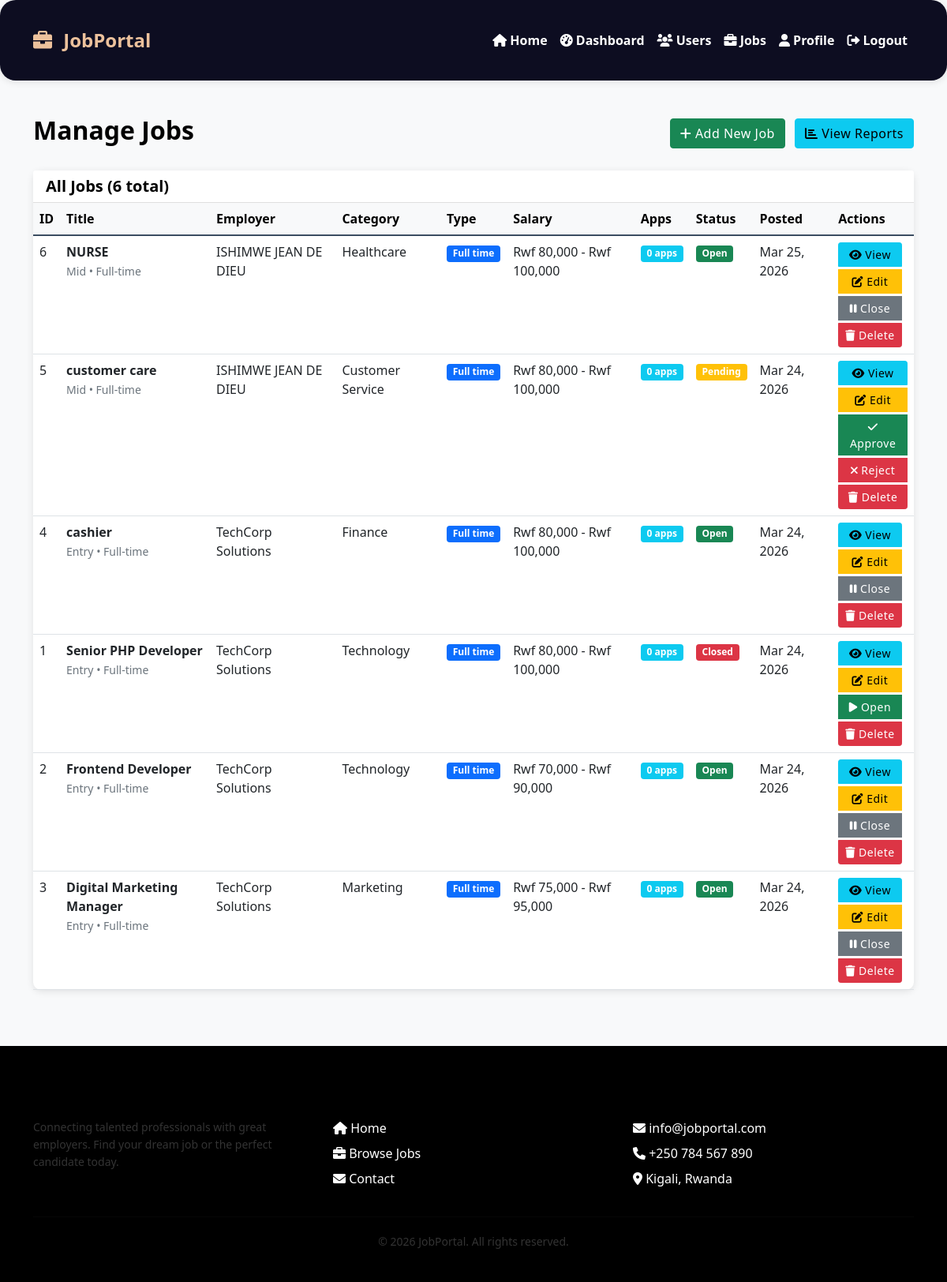
Screenshot of /admin/manage_jobs.php (signed in) with the database file from the repository.
### tables this page shows
CREATE TABLE `jobs` (
  `id` int(11) NOT NULL AUTO_INCREMENT,
  `employer_id` int(11) NOT NULL,
  `category_id` int(11) DEFAULT NULL,
  `title` varchar(100) NOT NULL,
  `description` text NOT NULL,
  `requirements` text NOT NULL,
  `salary` varchar(50) DEFAULT NULL,
  `location` varchar(100) DEFAULT NULL,
  `job_type` enum('full-time','part-time','contract','internship') DEFAULT 'full-time',
  `experience_level` enum('entry','mid','senior','lead') DEFAULT 'entry',
  `status` enum('open','closed','pending') DEFAULT 'pending',
  `start_date` date DEFAULT NULL,
  `end_date` date DEFAULT NULL,
  `created_at` timestamp NOT NULL DEFAULT current_timestamp(),
  `updated_at` timestamp NOT NULL DEFAULT current_timestamp() ON UPDATE current_timestamp(),
  PRIMARY KEY (`id`),
  KEY `employer_id` (`employer_id`),
  KEY `category_id` (`category_id`)
);

CREATE TABLE `users` (
  `id` int(11) NOT NULL AUTO_INCREMENT,
  `username` varchar(50) NOT NULL,
  `email` varchar(100) NOT NULL,
  `password` varchar(255) NOT NULL,
  `full_name` varchar(100) NOT NULL,
  `role` enum('admin','employer','applicant') DEFAULT 'applicant',
  `status` enum('active','inactive') DEFAULT 'active',
  `profile_image` varchar(255) DEFAULT NULL,
  `phone` varchar(20) DEFAULT NULL,
  `address` text DEFAULT NULL,
  `created_at` timestamp NOT NULL DEFAULT current_timestamp(),
  `updated_at` timestamp NOT NULL DEFAULT current_timestamp() ON UPDATE current_timestamp(),
  PRIMARY KEY (`id`),
  UNIQUE KEY `username` (`username`),
  UNIQUE KEY `email` (`email`)
);

CREATE TABLE `categories` (
  `id` int(11) NOT NULL AUTO_INCREMENT,
  `name` varchar(50) NOT NULL,
  `description` text DEFAULT NULL,
  `status` enum('active','inactive') DEFAULT 'active',
  `created_at` timestamp NOT NULL DEFAULT current_timestamp(),
  PRIMARY KEY (`id`),
  UNIQUE KEY `name` (`name`)
);

### admin/manage_jobs.php (the view, shortened to what this page needs)
<?php
require_once '../includes/header.php';
$database = new Database();
$db = $database->getConnection();
$query = "SELECT j.*, u.full_name as employer_name, c.name as category_name,
          (SELECT COUNT(*) FROM applications WHERE job_id = j.id) as application_count
          FROM jobs j
          JOIN users u ON j.employer_id = u.id
          LEFT JOIN categories c ON j.category_id = c.id
          ORDER BY j.created_at DESC";
$stmt = $db->prepare($query);
$stmt->execute();
$jobs = $stmt->fetchAll(PDO::FETCH_ASSOC);
?>
<div class="container mt-4">
    <div class="row">
        <div class="col-12">
            <div class="d-flex justify-content-between align-items-center mb-4">
                <h2>Manage Jobs</h2>
                <div>
                    <a href="add_job.php" class="btn btn-success me-2">
                        <i class="fas fa-plus"></i> Add New Job
                    </a>
                    <a href="job_reports.php" class="btn btn-info">
                        <i class="fas fa-chart-bar"></i> View Reports
                    </a>
                </div>
            </div>
            <div class="card">
                <div class="card-header bg-white">
                    <h5 class="mb-0">All Jobs (<?php echo count($jobs); ?> total)</h5>
                </div>
                <div class="card-body p-0">
                    <div class="table-responsive">
                        <table class="table table-hover mb-0">
                            <thead class="table-light">
                                <tr>
                                    <th>ID</th>
                                    <th>Title</th>
                                    <th>Employer</th>
                                    <th>Category</th>
                                    <th>Type</th>
                                    <th>Salary</th>
                                    <th>Apps</th>
                                    <th>Status</th>
                                    <th>Posted</th>
                                    <th>Actions</th>
                                </tr>
                            </thead>
                            <tbody>
                                <?php if (empty($jobs)): ?>
                                    <tr>
                                        <td colspan="10" class="text-center text-muted py-4">
                                            <i class="fas fa-inbox fa-2x mb-2 d-block"></i>
                                            No jobs found
                                        </td>
                                    </tr>
                                <?php else: ?>
                                    <?php foreach ($jobs as $job): ?>
                                        <tr>
                                            <td><?php echo $job['id']; ?></td>
                                            <td>
                                                <strong><?php echo htmlspecialchars($job['title']); ?></strong>
                                                <br>
                                                <small class="text-muted">
                                                    <?php echo ucfirst($job['experience_level']); ?> •
                                                    <?php echo ucfirst($job['job_type']); ?>
                                                </small>
                                            </td>
                                            <td><?php echo htmlspecialchars($job['employer_name']); ?></td>
                                            <td><?php echo htmlspecialchars($job['category_name']); ?></td>
                                            <td>
                                                <?php
                                                $type_colors = [
                                                    'full-time' => 'primary',
                                                    'part-time' => 'info',
                                                    'contract' => 'warning',
                                                    'internship' => 'secondary'
                                                ];
                                                $type_color = $type_colors[$job['job_type']] ?? 'secondary';
                                                ?>
                                                <span class="badge bg-<?php echo $type_color; ?>">
                                                    <?php echo str_replace('-', ' ', ucfirst($job['job_type'])); ?>
                                                </span>
                                            </td>
                                            <td>
                                                <?php if ($job['salary']): ?>
                                                    <?php echo htmlspecialchars($job['salary']); ?>
                                                <?php else: ?>
                                                    <span class="text-muted">Not specified</span>
                                                <?php endif; ?>
                                            </td>
                                            <td>
                                                <a href="job_applications.php?id=<?php echo $job['id']; ?>" class="text-decoration-none">
                                                    <span class="badge bg-info">
                                                        <?php echo $job['application_count']; ?> apps
                                                    </span>
                                                </a>
                                            </td>
                                            <td>
                                                <?php
                                                $status_colors = [
                                                    'open' => 'success',
                                                    'closed' => 'danger',
                                                    'pending' => 'warning'
                                                ];
                                                $status_color = $status_colors[$job['status']] ?? 'secondary';
                                                ?>
                                                <span class="badge bg-<?php echo $status_color; ?>">
                                                    <?php echo ucfirst($job['status']); ?>
                                                </span>
                                            </td>
                                            <td><?php echo date('M d, Y', strtotime($job['created_at'])); ?></td>
                                            <td>
                                                <div class="btn-group-vertical btn-group-sm" role="group">
                                                    <a href="view_job.php?id=<?php echo $job['id']; ?>" class="btn btn-info mb-1" title="View Details">
                                                        <i class="fas fa-eye"></i> View
                                                    </a>
                                                    <a href="edit_job.php?id=<?php echo $job['id']; ?>" class="btn btn-warning mb-1" title="Edit Job">
                                                        <i class="fas fa-edit"></i> Edit
                                                    </a>
                                                    <?php if ($job['status'] == 'pending'): ?>
                                                        <a href="?action=approve&id=<?php echo $job['id']; ?>"
                                                            class="btn btn-success mb-1" title="Approve"
                                                            onclick="return confirm('Approve this job?')">
                                                            <i class="fas fa-check"></i> Approve
                                                        </a>
                                                        <a href="?action=reject&id=<?php echo $job['id']; ?>"
                                                            class="btn btn-danger mb-1" title="Reject"
                                                            onclick="return confirm('Reject this job?')">
                                                            <i class="fas fa-times"></i> Reject
                                                        </a>
                                                    <?php else: ?>
                                                        <a href="?action=toggle_status&id=<?php echo $job['id']; ?>"
                                                            class="btn btn-<?php echo $job['status'] == 'open' ? 'secondary' : 'success'; ?> mb-1"
                                                            title="<?php echo $job['status'] == 'open' ? 'Close Job' : 'Open Job'; ?>"
                                                            onclick="return confirm('Change job status?')">
                                                            <i class="fas fa-<?php echo $job['status'] == 'open' ? 'pause' : 'play'; ?>"></i>
                                                            <?php echo $job['status'] == 'open' ? 'Close' : 'Open'; ?>
                                                        </a>
                                                    <?php endif; ?>
                                                    <a href="?action=delete&id=<?php echo $job['id']; ?>"
                                                        class="btn btn-danger" title="Delete"
                                                        onclick="return confirm('Delete this job? This action cannot be undone.')">
                                                        <i class="fas fa-trash"></i> Delete
                                                    </a>
                                                </div>
                                            </td>
                                        </tr>
                                    <?php endforeach; ?>
                                <?php endif; ?>
                            </tbody>
                        </table>
                    </div>
                </div>
            </div>
        </div>
    </div>
</div>
<?php
require_once '../includes/footer.php';
?>

### includes/header.php (style rules this page uses)
:root { --primary: #ecc19c; --secondary: #3b4d61; --accent: #000000; --font-main: 'Segoe UI', Tahoma, Geneva, Verdana, sans-serif; --font-heading: 'Segoe UI', Tahoma, Geneva, Verdana, sans-serif; --text-color: #333333; --text-light: #666666; --text-dark: #000000; }
* { margin: 0; padding: 0; box-sizing: border-box; }
html, body { height: 100%; margin: 0; padding: 0; }
body { background-color: #f8f9fa; font-family: var(--font-main); color: var(--text-color); min-height: 100vh; display: flex; flex-direction: column; }
h1, h2, h3, h4, h5, h6 { font-family: var(--font-heading); color: var(--text-dark); font-weight: 600; }
a { color: var(--secondary); text-decoration: none; transition: color 0.3s ease; }
.table thead th { font-weight: 600; color: var(--text-dark); border-bottom: 2px solid var(--secondary); }
.btn { font-weight: 500; letter-spacing: 0.5px; }
.card { border: none; border-radius: 10px; box-shadow: 0 2px 10px rgba(0, 0, 0, 0.1); transition: transform 0.3s ease; margin-bottom: 20px; }
.table-responsive { overflow-x: auto; }
.table { margin-bottom: 0; }
.container { padding-top: 20px; padding-bottom: 20px; }

### rows the page displays
jobs: id "6", title "NURSE", experience_level "Mid", job_type "Full-time", employer.full_name "ISHIMWE JEAN DE DIEU", category.name "Healthcare", job_type "Full time", salary "Rwf 80,000 - Rwf 100,000", application_count "0", status "Open", created_at "Mar 25, 2026", shows "Close"
jobs: id "5", title "customer care", experience_level "Mid", job_type "Full-time", employer.full_name "ISHIMWE JEAN DE DIEU", category.name "Customer Service", job_type "Full time", salary "Rwf 80,000 - Rwf 100,000", application_count "0", status "Pending", created_at "Mar 24, 2026"
jobs: id "4", title "cashier", experience_level "Entry", job_type "Full-time", employer.full_name "TechCorp Solutions", category.name "Finance", job_type "Full time", salary "Rwf 80,000 - Rwf 100,000", application_count "0", status "Open", created_at "Mar 24, 2026", shows "Close"
jobs: id "1", title "Senior PHP Developer", experience_level "Entry", job_type "Full-time", employer.full_name "TechCorp Solutions", category.name "Technology", job_type "Full time", salary "Rwf 80,000 - Rwf 100,000", application_count "0", status "Closed", created_at "Mar 24, 2026", shows "Open"
jobs: id "2", title "Frontend Developer", experience_level "Entry", job_type "Full-time", employer.full_name "TechCorp Solutions", category.name "Technology", job_type "Full time", salary "Rwf 70,000 - Rwf 90,000", application_count "0", status "Open", created_at "Mar 24, 2026", shows "Close"
jobs: id "3", title "Digital Marketing Manager", experience_level "Entry", job_type "Full-time", employer.full_name "TechCorp Solutions", category.name "Marketing", job_type "Full time", salary "Rwf 75,000 - Rwf 95,000", application_count "0", status "Open", created_at "Mar 24, 2026", shows "Close"

### other values shown
SITE_NAME "JobPortal"
count($jobs) "6"
SITE_NAME "jobportal"
